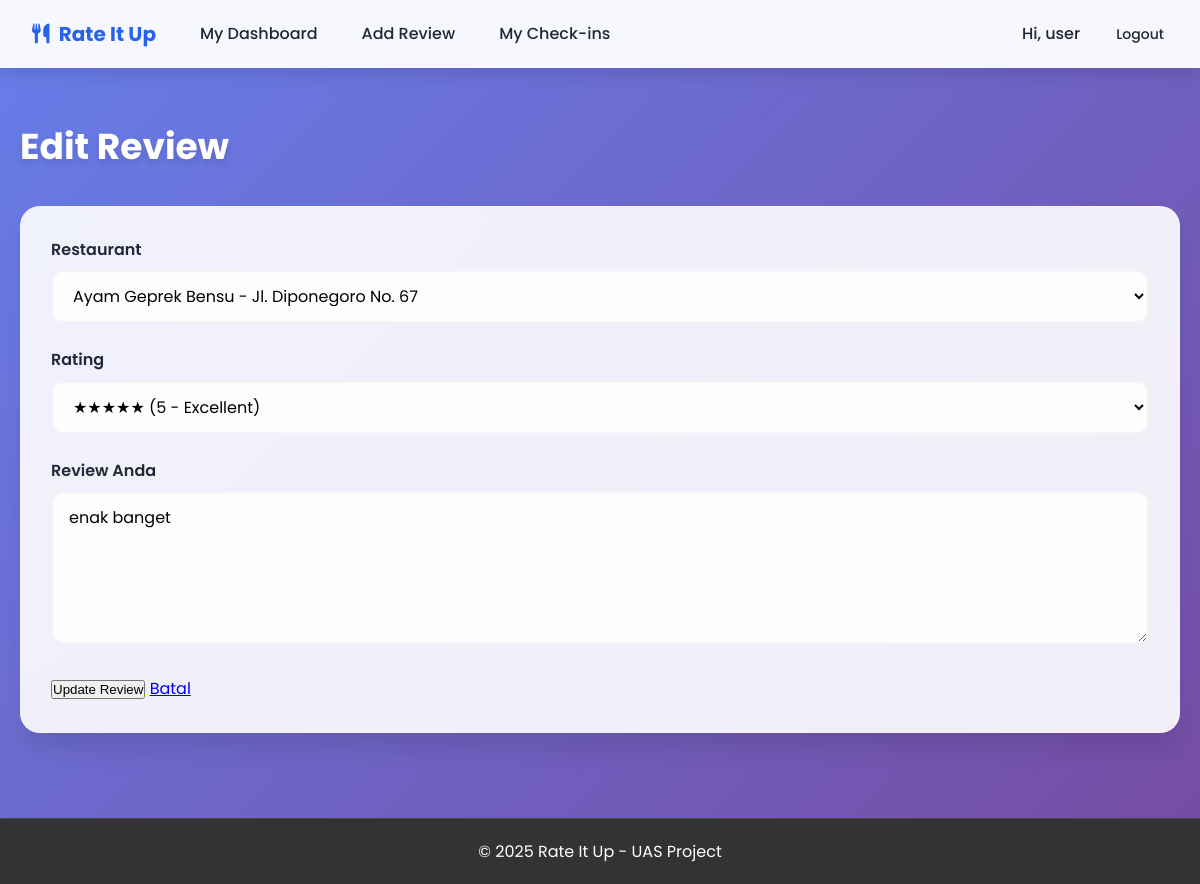
The app's page /user/edit_review.php?id=2 (signed in) with its own data.
### tables this page shows
CREATE TABLE `reviews` (
  `id` int(11) NOT NULL,
  `user_id` int(11) NOT NULL,
  `restaurant_id` int(11) NOT NULL,
  `rating` int(11) NOT NULL CHECK (`rating` >= 1 and `rating` <= 5),
  `comment` text DEFAULT NULL,
  `status` enum('pending','approved','rejected') DEFAULT 'pending',
  `created_at` timestamp NOT NULL DEFAULT current_timestamp(),
  `updated_at` timestamp NOT NULL DEFAULT current_timestamp() ON UPDATE current_timestamp()
);

CREATE TABLE `restaurants` (
  `id` int(11) NOT NULL,
  `name` varchar(100) NOT NULL,
  `address` text DEFAULT NULL,
  `created_at` timestamp NOT NULL DEFAULT current_timestamp()
);

### includes/functions.php (called while the page is built, shortened)
<?php
function e($string)
{
    return htmlspecialchars($string, ENT_QUOTES, 'UTF-8');
}

### user/edit_review.php (the view, shortened to what this page needs)
<?php
require_once '../config/database.php';
require_once '../includes/functions.php';
$id = $_GET['id'] ?? 0;
$stmt = $pdo->prepare("SELECT * FROM reviews WHERE id = ? AND user_id = ?");
$stmt->execute([$id, $_SESSION['user_id']]);
$review = $stmt->fetch();
$stmt = $pdo->query("SELECT * FROM restaurants ORDER BY name");
$restaurants = $stmt->fetchAll();
include '../includes/header.php';
?>
<h1>Edit Review</h1>
<div class="card">
    <form action="process/update.php" method="POST">
        <div class="form-group">
            <label for="restaurant_id">Restaurant</label>
            <select name="restaurant_id" id="restaurant_id" required>
                <?php foreach ($restaurants as $restaurant): ?>
                    <option value="<?= $restaurant['id'] ?>" <?= $restaurant['id'] == $review['restaurant_id'] ? 'selected' : '' ?>>
                        <?= e($restaurant['name']) ?> - <?= e($restaurant['address']) ?>
                    </option>
                <?php endforeach; ?>
            </select>
        </div>
        <div class="form-group">
            <label for="rating">Rating</label>
            <select name="rating" id="rating" required>
                <option value="5" <?= $review['rating'] == 5 ? 'selected' : '' ?>>★★★★★ (5 - Excellent)</option>
            </select>
        </div>
        <div class="form-group">
            <label for="comment">Review Anda</label>
            <textarea name="comment" id="comment" rows="5" required><?= e($review['comment']) ?></textarea>
        </div>
        <button type="submit" class="btn btn-warning">Update Review</button>
        <a href="dashboard.php" class="btn">Batal</a>
    </form>
</div>
<?php include '../includes/footer.php'; ?>

### assets/styles/styles.css (style rules this page uses)
:root { --primary-color: #2563eb; --secondary-color: #7c3aed; --success-color: #10b981; --danger-color: #ef4444; --warning-color: #f59e0b; --dark-color: #1f2937; --light-color: #f3f4f6; --white: #ffffff; --shadow: 0 10px 15px -3px rgba(0, 0, 0, 0.1); --shadow-lg: 0 20px 25px -5px rgba(0, 0, 0, 0.1); }
* { margin: 0; padding: 0; box-sizing: border-box; }
body { font-family: 'Poppins', sans-serif; background: linear-gradient(135deg, #667eea 0%, #764ba2 100%); min-height: 100vh; color: var(--dark-color); line-height: 1.6; }
.card { background: rgba(255, 255, 255, 0.9); backdrop-filter: blur(10px); border-radius: 20px; padding: 30px; margin-bottom: 25px; box-shadow: var(--shadow-lg); border: 1px solid rgba(255, 255, 255, 0.2); }
.form-group { margin-bottom: 24px; }
label { display: block; margin-bottom: 8px; font-weight: 600; color: var(--dark-color); }
input[type="text"], input[type="password"], input[type="date"], input[type="time"], select, textarea { width: 100%; padding: 12px 16px; border: 2px solid var(--light-color); border-radius: 12px; font-size: 16px; transition: all 0.3s ease; background: rgba(255, 255, 255, 0.9); font-family: 'Poppins', sans-serif; }
textarea { resize: vertical; min-height: 120px; }
h1 { color: white; margin-bottom: 30px; font-size: 36px; font-weight: 700; text-shadow: 0 4px 6px rgba(0, 0, 0, 0.1); }

### records on screen
reviews: restaurant_id "Ayam Geprek Bensu - Jl. Diponegoro No. 67", rating "★★★★★ (5 - Excellent)", comment "enak banget"

### other values on screen
$_SESSION['username'] "user"
